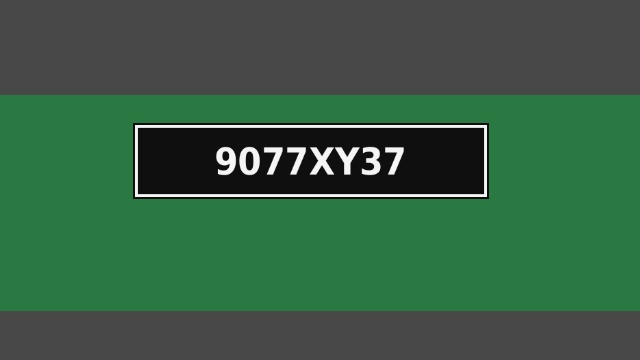
#> input picture dataset/images/synthetic/neg_20261026_000181.jpg, 640 x 360 px, given in place of syn_20261025_000000.jpg, which was not available
$ python train_detector_svm.py
#> lines starting #> are read from the running program, lines starting #| are printed output that depends on the picture; pictures that were not available may be replaced by others from this repository, and a replacement may not be noted
import argparse,csv,random
from pathlib import Path
import cv2,numpy as np,joblib
from sklearn.svm import LinearSVC
from sklearn.model_selection import train_test_split
from sklearn.metrics import accuracy_score,precision_recall_fscore_support

def feat(img):
    if img is None or img.size==0: return None
    g=cv2.cvtColor(img,cv2.COLOR_BGR2GRAY) if img.ndim==3 else img
    g=cv2.resize(g,(96,48)); g=cv2.equalizeHist(g)
    hog=cv2.HOGDescriptor((96,48),(16,16),(8,8),(8,8),9)
    f=hog.compute(g).reshape(-1)
    if img.ndim==3:
        hsv=cv2.cvtColor(cv2.resize(img,(96,48)),cv2.COLOR_BGR2HSV)
        color=np.array([hsv[:,:,1].mean()/255,hsv[:,:,2].mean()/255,((hsv[:,:,0]>=14)&(hsv[:,:,0]<=42)&(hsv[:,:,1]>65)).mean()],dtype=np.float32)
        f=np.concatenate([f,color])
    else: f=np.concatenate([f,np.zeros(3,dtype=np.float32)])
    return f

def iou(a,b):
    ax,ay,aw,ah=a; bx,by,bw,bh=b; x1=max(ax,bx);y1=max(ay,by);x2=min(ax+aw,bx+bw);y2=min(ay+ah,by+bh); inter=max(0,x2-x1)*max(0,y2-y1); return inter/(aw*ah+bw*bh-inter+1e-6)

def main():
    ap=argparse.ArgumentParser(); ap.add_argument('--root',default='dataset'); ap.add_argument('--limit',type=int,default=1600); ap.add_argument('--out',default='models/detector_svm.joblib'); a=ap.parse_args(); root=Path(a.root); r=random.Random(20261025); rows=[]
    with (root/'meta.csv').open(encoding='utf-8-sig') as f:
#> (reads dataset/meta.csv from the repository)
        rd=csv.DictReader(f,delimiter=';'); rows=[x for x in rd if x['plate_type']!='other'][:a.limit]
    X=[];Y=[]
    for row in rows:
        im=cv2.imread(str(root/row['image']));
#> im is the input picture: shape (360, 640, 3); mean B, G, R 67.1, 93.6, 55.5
        if im is None: continue
        x,y,w,h=map(int,row['bbox'].split(',')); H,W=im.shape[:2]
#> after `H, W = im.shape[:2]`: H = 360; W = 640
        pad=max(2,int(.05*max(w,h))); xx=max(0,x-pad);yy=max(0,y-pad);x2=min(W,x+w+pad);y2=min(H,y+h+pad)
#> after `x2 = min(W, x + w + pad)`: x2 = 426
#> after `y2 = min(H, y + h + pad)`: y2 = 253
        q=feat(im[yy:y2,xx:x2]);
#> in feat, `g=cv2.cvtColor(img,cv2.COLOR_BGR2GRAY) if img.ndim==3 else img`:
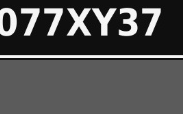
#> g: shape (114, 183); min 8, max 253, mean 77.6
#> in feat, `g=cv2.cvtColor(img,cv2.COLOR_BGR2GRAY) if img.ndim==3 else img`:
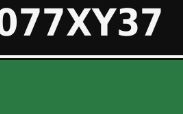
#> img: shape (114, 183, 3); mean of channels 0, 1, 2 65.7, 91.8, 54.4; drawn as B, G, R
#> in feat, `g = cv2.resize(g, (96, 48))`:
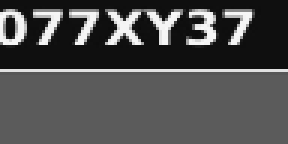
#> g: shape (48, 96) (shown 3 times larger); min 11, max 248, mean 78.3
#> in feat, `g = cv2.equalizeHist(g)`:
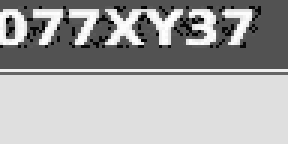
#> g: shape (48, 96) (shown 3 times larger); min 0, max 255, mean 167.8
#> in feat, `f=hog.compute(g).reshape(-1)`: f = 1980 values, max 0.705 at index 112, min 0 at index 72, mean 0.0718
#> in feat, `hsv=cv2.cvtColor(cv2.resize(img,(96,48)),cv2.COLOR_BGR2HSV)`: hsv: shape (48, 96, 3); mean H, S, V 36.6, 79.8, 92.5
#> in feat, `color=np.array([hsv[:,:,1].mean()/255,hsv[:,:,2].mean()/255,((hsv[:,:,..`: color = [0.313, 0.363, 0]
#> in feat, `f=np.concatenate([f,color])`: f = 1983 values, max 0.705 at index 112, min 0 at index 72, mean 0.072
#> q has the same summary as f in feat
        if q is not None: X.append(q);Y.append(1)
        for _ in range(2):
            for __ in range(20):
                nw=r.randint(max(30,w//2),min(W,max(40,w*2))); nh=r.randint(max(18,h//2),min(H,max(24,h*2))); nx=r.randint(0,max(0,W-nw)); ny=r.randint(0,max(0,H-nh))
                if iou((nx,ny,nw,nh),(x,y,w,h))<.08: break
            q=feat(im[ny:ny+nh,nx:nx+nw]);
            if q is not None: X.append(q);Y.append(0)
#> this loop made 2 passes
#> color in feat on passes 1 to 2: [0.338, 0.346, 0], [0.583, 0.444, 0]
#> pass 1, in feat (call 2), `g=cv2.cvtColor(img,cv2.COLOR_BGR2GRAY) if img.ndim==3 else img`:
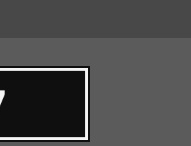
#> g: shape (146, 191); min 11, max 248, mean 73.6
#> pass 1, in feat (call 2), `g = cv2.resize(g, (96, 48))`:
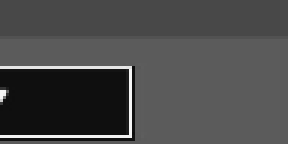
#> g: shape (48, 96) (shown 3 times larger); min 12, max 245, mean 73.3
#> pass 1, in feat (call 2), `g = cv2.equalizeHist(g)`:
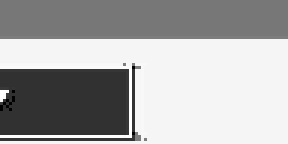
#> g: shape (48, 96) (shown 3 times larger); min 0, max 255, mean 168.1
#> after the loop, X = 3 items; Y = [1, 0, 0]
#> pass 2 of the loop in main, `for row in rows:`:
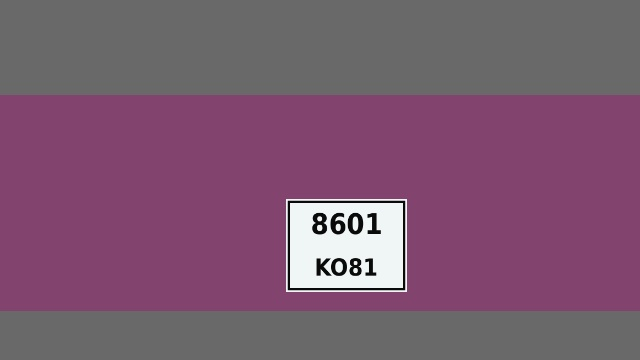
#> input picture dataset/images/synthetic/neg_20261026_000182.jpg, 640 x 360 px, given in place of syn_20261025_000001.jpg, which was not available
#> in main, im is the input picture: shape (360, 640, 3); mean B, G, R 112.4, 88.7, 123.2
#> in feat (call 4), `g=cv2.cvtColor(img,cv2.COLOR_BGR2GRAY) if img.ndim==3 else img`:
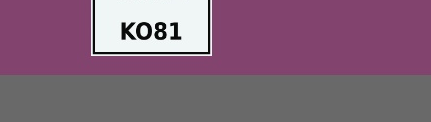
#> img: shape (122, 431, 3); mean of channels 0, 1, 2 120.9, 100, 130; drawn as B, G, R
#> in feat (call 4), `f=hog.compute(g).reshape(-1)`: f = 1980 values, max 0.701 at index 85, min 0 at index 0, mean 0.0401
#> hsv: shape (48, 96, 3); mean H, S, V 93.5, 61.6, 130.5
#> color = [0.242, 0.512, 0]
#> in feat (call 4), `f=np.concatenate([f,color])`: f = 1983 values, max 0.701 at index 85, min 0 at index 0, mean 0.0405
#> q has the same summary as f in feat
#> the loop in main, `for _ in range(2):` made 2 passes
#> color in feat on passes 1 to 2: [0.417, 0.542, 0], [0.277, 0.468, 0]
#> pass 1, in feat (call 5), `g = cv2.equalizeHist(g)`:
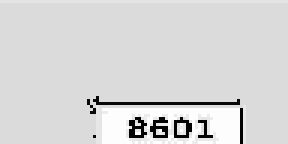
#> g: shape (48, 96) (shown 3 times larger); min 0, max 255, mean 215
#> after the loop in main, `for _ in range(2):`: X = 6 items; Y = [1, 0, 0, 1, 0, 0]
    X=np.asarray(X);Y=np.asarray(Y); Xtr,Xv,ytr,yv=train_test_split(X,Y,test_size=.2,random_state=20261025,stratify=Y)
    m=LinearSVC(C=1.2,dual='auto',class_weight='balanced',max_iter=6000);m.fit(Xtr,ytr);p=m.predict(Xv);acc=accuracy_score(yv,p);pr,rc,f1,_=precision_recall_fscore_support(yv,p,average='binary',zero_division=0)
    print('val',{'accuracy':round(acc,4),'precision':round(pr,4),'recall':round(rc,4),'f1':round(f1,4),'samples':len(Y)})
    Path(a.out).parent.mkdir(parents=True,exist_ok=True);joblib.dump({'model':m,'metrics':{'accuracy':float(acc),'precision':float(pr),'recall':float(rc),'f1':float(f1)},'seed':20261025,'feature':'HOG+HSV','training':'synthetic plate crops + random negatives'},a.out);print('saved',a.out)
if __name__=='__main__':main()
